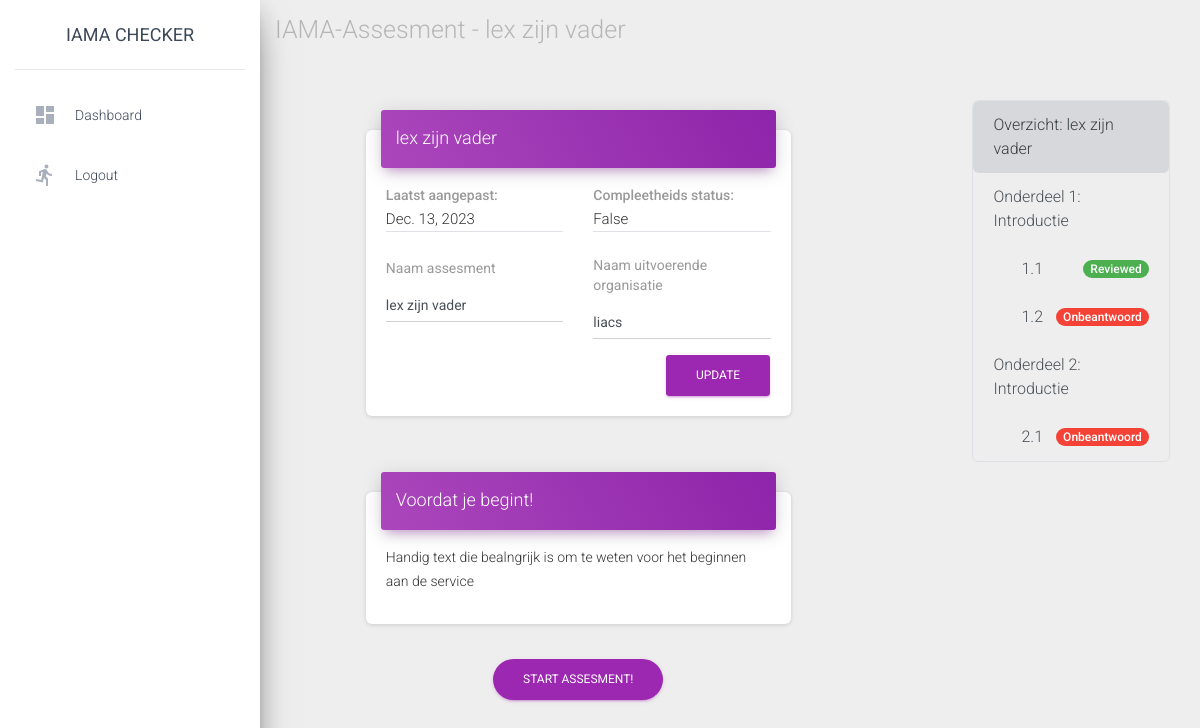
The page /assesments/7/ (signed in) on the database its author committed.
### base/models.py (models this page shows)
class Assesment(models.Model):
    name = models.CharField(max_length=40)# Name of the assesment
    organisation = models.CharField(max_length=50)# Name of the organisation performing the assesment
    complete_status = models.BooleanField(default=False)# Complete when all questions have been answered
    date_last_saved = models.DateField(auto_now=True)# Automatically saves new value when this object is saved
    user = models.ForeignKey(User, on_delete=models.CASCADE, default=user_pk_sentinel)

class Question(models.Model):
    question_title = models.CharField(max_length=140, default="Question title")
    question_text = models.TextField()# Content to display
    question_phase = models.IntegerField() # Phase number of the question
    question_number = models.IntegerField() # Question number in the phase

### base/views.py (the view)
# urls.py: path("assesments/<int:assesment_id>/", views.detail, name="detail"),
@login_required
def detail(request, assesment_id):
    try:
        assesment = Assesment.objects.get(pk=assesment_id)
    except (KeyError, Assesment.DoesNotExist):
        return HttpResponse("Page doesn't exist, 404 page comes later")
    question_list = request.session.get("questions", create_question_list())
    status_list = get_complete_status(request, assesment)
    index_context_objects = {
        "question_list": question_list,
        "status_list": status_list,
    }
    return render(request, "base/detail.html", {"assesment": assesment, "index_context_objects": index_context_objects})

### base/templatetags/base_extra.py (called while the page is built)
@register.filter()
def key(dict, key):
    return dict[str(key)]

### base/views.py (called while the page is built)
def create_question_list():
    color = [
        "#007bc760",
        "#42145f60",
        "#a9006160",
        "#ffb61260"
    ]
    current_phase = 1# Counter
    questions = []# List to append
    while (question_list := Question.objects.filter(question_phase=current_phase).order_by("question_number")):
        questions.append({"phase_num": current_phase, "question_list": question_list, "list_item_color": color[current_phase - 1]})
        current_phase += 1
    return questions

### base/templates/base/detail.html (shortened to what this page needs)
{% extends "base/base.html" %}
{% block navigation %}
IAMA-Assesment - {{ assesment.name}}
{% endblock %}
{% block content %}
<div class="row">
    <div class="col-md-1"></div>
    <div class="col-md-6">
        <div class="card">
            <div class="card-header card-header-primary">
                <h4 class="card-title">{{ assesment.name }}</h4>
            </div>
            <div class="card-body">
                <div class="row">
                    <div class="col-md-6">
                        <div class="text-gray font-weight-bold">Laatst aangepast:</div>
                        <p class="border-bottom" style="font-size: 15px;">{{ assesment.date_last_saved }}</p>
                    </div>
                    <div class="col-md-6">
                        <div class="text-gray font-weight-bold">Compleetheids status:</div>
                        <p class="border-bottom" style="font-size: 15px;">{{ assesment.complete_status }}</p>
                    </div>
                </div>
                <form action="{% url 'base:update_assesment' assesment.id %}" method="post">
                    <div class="row">
                        <div class="col-md-6">
                            <div class="form-group">
                                <label class="bmd-label-floating">Naam assesment</label>
                                <input type="text" class="form-control" name="name" value="{{ assesment.name }}">
                            </div>
                        </div>
                        <div class="col-md-6">
                            <div class="form-group">
                                <label class="bmd-label-floating">Naam uitvoerende organisatie</label>
                                <input type="text" class="form-control" name="organisation" value="{{ assesment.organisation }}">
                            </div>
                        </div>
                    </div>
                    <button type="submit" class="btn btn-primary pull-right">Update</button>
                    <div class="clearfix"></div>
                </form>
            </div>
        </div>
    </div>
    <div class="col-md-2"></div>
    <div class="col-md-3">
        {% include "base/q_index.html" with assesment=assesment question_list=index_context_objects.question_list current_question=question.id status_list=index_context_objects.status_list %}
    </div>
</div>
<div class="row d-flex align-items-center">
    <div class="col-md-1"></div>
    <div class="col-md-6">
        <div class="card">
            <div class="card-header card-header-primary">
                <h4 class="card-title">Voordat je begint!</h4>
            </div>
            <div class="card-body">
                <p>Handig text die bealngrijk is om te weten voor het beginnen aan de service</p>
            </div>
        </div>
    </div>
</div>
<div class="row d-flex text-center">
    <div class="col-md-1"></div>
    <div class="col-md-6">
        <a href="{% url 'base:question_detail' assesment.id 1 %}" class="btn btn-primary btn-round">Start Assesment!</a>
    </div>
</div>
{% endblock %}

### base/templates/base/q_index.html
{% load base_extra %}
<div class="list-group rounded border" style="border-color:grey">
    <a href="{% url 'base:detail' assesment.id %}" class="list-group-item list-group-item-action list-group-item-secondary rounded">
        Overzicht: {{ assesment.name }}
    </a>
    {% for phase in question_list %}
        {% for question in phase.question_list %}
            {% if question.question_number == 0 %}
                {% if current_question == question.id %}
                    <a href="{% url 'base:question_detail' assesment.id question.id %}" class="list-group-item list-group-item-action active rounded">
                        Onderdeel {{ phase.phase_num }}: Introductie
                    </a>
                {% else %}
                    <a href="{% url 'base:question_detail' assesment.id question.id %}" class="list-group-item list-group-item-action rounded">
                        Onderdeel {{ phase.phase_num }}: Introductie
                    </a>
                {% endif %}
            {% else %}
                {% if current_question == question.id %}
                    <a href="{% url 'base:question_detail' assesment.id question.id %}" class="list-group-item list-group-item-action d-flex justify-content-between align-items-center active rounded"
                    style="padding-left: 3em">
                        {{ question.question_phase }}.{{ question.question_number }} {{ status_list|key:question.id|safe }}
                    </a>
                {% else %}
                    <a href="{% url 'base:question_detail' assesment.id question.id %}" class="list-group-item list-group-item-action d-flex justify-content-between align-items-center rounded"
                    style="padding-left: 3em">
                        {{ question.question_phase }}.{{ question.question_number }} {{ status_list|key:question.id|safe }}
                    </a>
                {% endif %}
            {% endif %}
        {% endfor %}
    {% endfor %}
</div>

### rows shown on the page
Assesment: name "lex zijn vader", date_last_saved "Dec. 13, 2023", complete_status "False", organisation "liacs"
Question: phase_num "1"
Question: question_phase "1", question_number "1", id "Reviewed"
Question: question_phase "1", question_number "2", id "Onbeantwoord"
Question: phase_num "2"
Question: question_phase "2", question_number "1", id "Onbeantwoord"
